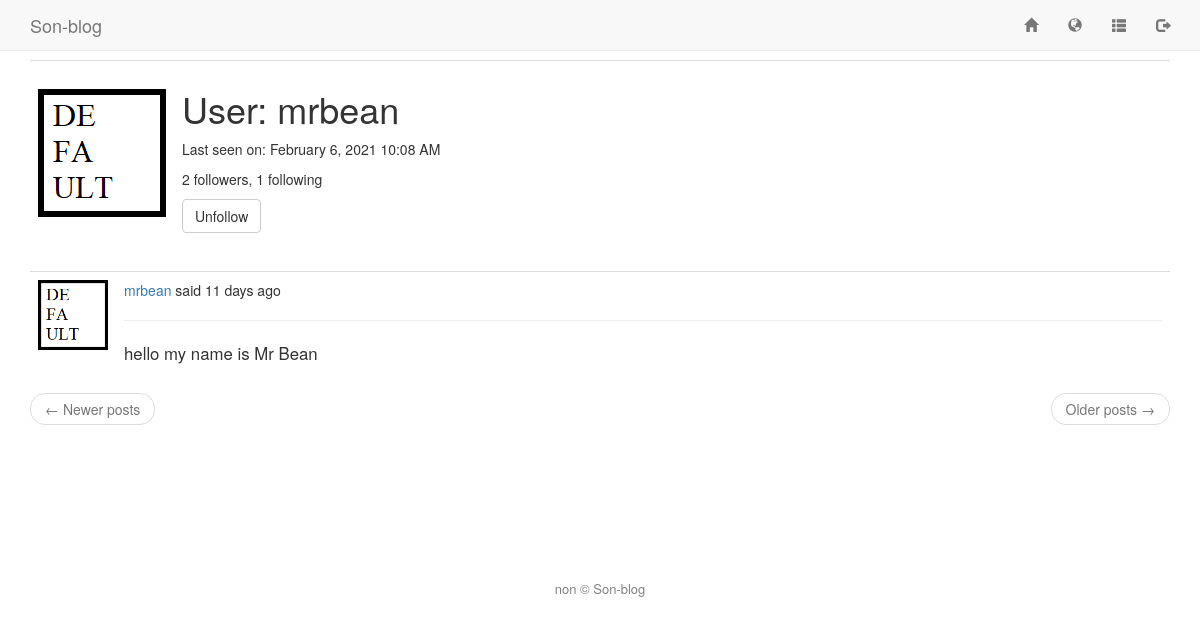
Screenshot of /user/mrbean (signed in) with the database file from the repository.
### app/models.py (models this page shows, shortened)
class User(UserMixin, db.Model):
    id = db.Column(db.Integer, primary_key=True)
    username = db.Column(db.String(64), index=True, unique=True)
    email = db.Column(db.String(120), index=True, unique=True)
    password_hash = db.Column(db.String(128))
    posts = db.relationship('Post', backref='author', lazy='dynamic')
    about_me = db.Column(db.String(140))
    last_seen = db.Column(db.DateTime, default=datetime.utcnow)
    followed = db.relationship(
        'User', secondary=followers,
        primaryjoin=(followers.c.follower_id == id),
        secondaryjoin=(followers.c.followed_id == id),
        backref=db.backref('followers', lazy='dynamic'), lazy='dynamic'
    )
    def avatar(self, size=128):
        if os.path.isfile('../static/images/{}.png'.format(self.username)):
            return '../static/images/{}.png'.format(self.username)
        return '../static/images/default.png'
    def is_following(self, user):
        return self.followed.filter(followers.c.followed_id == user.id).count() > 0

class Post(db.Model):
    id = db.Column(db.Integer, primary_key=True)
    body = db.Column(db.String(140))
    timestamp = db.Column(db.DateTime, index=True, default=datetime.utcnow)
    user_id = db.Column(db.Integer, db.ForeignKey('user.id'))
    language = db.Column(db.String(5))

### app/routes.py (the view)
@app.route('/user/<username>')
@login_required
def user(username):
    form = EmptyForm()
    user = User.query.filter_by(username=username).first_or_404()
    page = request.args.get('page', 1, type=int)
    posts = user.posts.order_by(Post.timestamp.desc()).paginate(
        page, app.config['POSTS_PER_PAGE'], False)
    next_url = url_for('user', username=user.username, page=posts.next_num) \
        if posts.has_next else None
    prev_url = url_for('user', username=user.username, page=posts.prev_num) \
        if posts.has_prev else None
    return render_template('user.html', user=user, posts=posts.items,
                           next_url=next_url, prev_url=prev_url, form=form)

### app/forms.py
class EmptyForm(FlaskForm):
    submit = SubmitField('Submit')

### app/models.py (called while the page is built)
@login.user_loader
def load_user(id):
    return User.query.get(int(id))

### app/routes.py (called while the page is built)
@app.before_request
def before_request():
    if current_user.is_authenticated:
        current_user.last_seen = datetime.utcnow()
        db.session.commit()
        g.locale = str(get_locale())

### app/templates/user.html (shortened to what this page needs)
{% extends "base.html" %}
{% block app_content %}
    <table class="table table-hover">
        <tr>
            <td width="70px"><img style="margin-top: 20px;" src="{{ user.avatar(256) }}"></td>
            <td>
                <h1>{{ _('User') }}: {{ user.username }}</h1>
                {% if user.last_seen %}
                <p>{{ _('Last seen on') }}: {{ moment(user.last_seen).format('LLL') }}</p>
                {% endif %}
                <p>{{ _('%(count)d followers', count=user.followers.count()) }}, {{ _('%(count)d following', count=user.followed.count()) }}</p>
                {% if user == current_user %}
                <p><a href="{{ url_for('edit_profile') }}">{{ _('Edit your profile') }}</a></p>
                {% else %}
                <p>
                    <form action="{{ url_for('unfollow', username=user.username) }}" method="post">
                        {{ form.submit(value=_('Unfollow'), class_='btn btn-default') }}
                    </form>
                </p>
                {% endif %}
            </td>
        </tr>
    </table>
    {% for post in posts %}
        {% include '_post.html' %}
    {% endfor %}
    <nav aria-label="...">
        <ul class="pager">
            <li class="previous{% if not prev_url %} disabled{% endif %}">
                <a href="{{ prev_url or '#' }}">
                    <span aria-hidden="true">&larr;</span> {{ _('Newer posts') }}
                </a>
            </li>
            <li class="next{% if not next_url %} disabled{% endif %}">
                <a href="{{ next_url or '#' }}">
                    {{ _('Older posts') }} <span aria-hidden="true">&rarr;</span>
                </a>
            </li>
        </ul>
    </nav>
{% endblock %}

### app/templates/_post.html (shortened to what this page needs)
<table class="table table-hover">
        <tr>
            <td width=70px>
                <a href="{{ url_for('user', username=post.author.username) }}">
                    <img width="70px" src="{{ post.author.avatar(70) }}" />
                </a>
            </td>
            <td>
                {{ _('%(username)s said %(when)s',
                    username=user_link, when=moment(post.timestamp).fromNow()) }}
                <hr>
                <div id="post_body{{ post.id }}">
                <span id="post{{ post.id }}" style="font-size: 1.2em;">{{ post.body }}</span>
            </td>
        </tr>
    </table>

### rows the page displays
User: username "mrbean", last_seen "February 6, 2021 10:08 AM"
Post: body "hello my name is Mr Bean"
